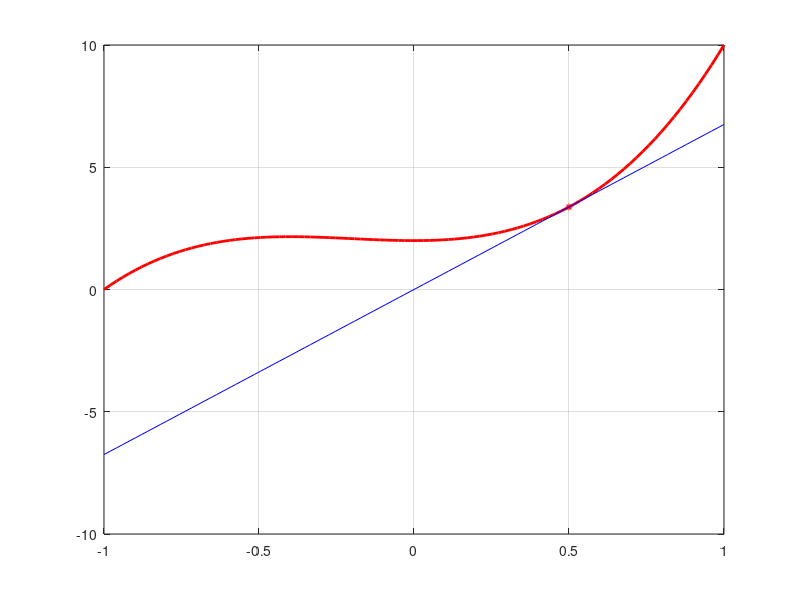

Write MATLAB code to recreate this figure.
clear all; close all; clc;

X = linspace(-1, 1);
Y = 5 * X .^ 3 + 3 * X .^ 2 + 2;

plot(X, Y, 'r-', 'LineWidth', 2);

grid on;

xTangent = 0.5;

slope = 15 * xTangent ^ 2 + 6 * xTangent;

yTangent = 5 * xTangent .^ 3 + 3 * xTangent .^ 2 + 2;

hold on;

plot(xTangent, yTangent, 'r*', 'MarkerSize', 5);

yTangentLine = slope * (X - xTangent) + yTangent;

plot(X, yTangentLine, 'b-');
